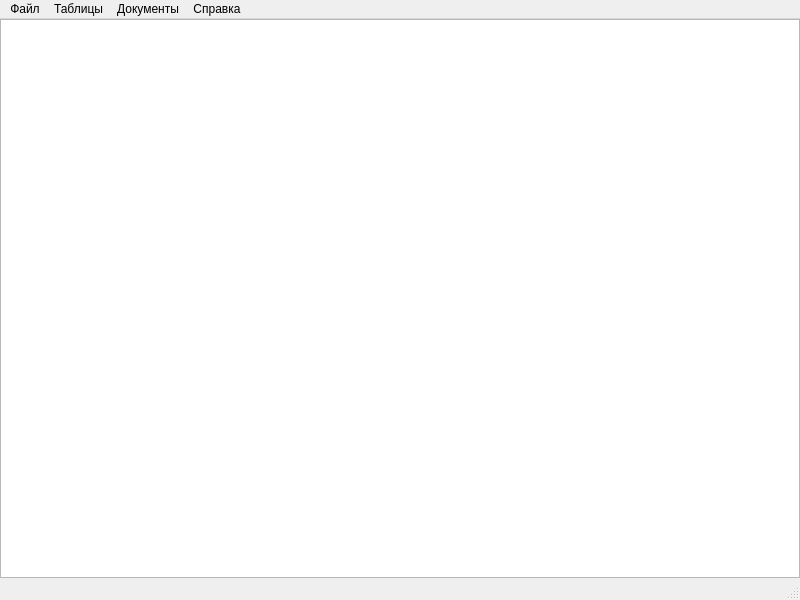
<?xml version="1.0" encoding="UTF-8"?>
<ui version="4.0">
 <class>MainWindow</class>
 <widget class="QMainWindow" name="MainWindow">
  <property name="geometry">
   <rect>
    <x>0</x>
    <y>0</y>
    <width>800</width>
    <height>600</height>
   </rect>
  </property>
  <property name="windowTitle">
   <string>MainWindow</string>
  </property>
  <widget class="QWidget" name="centralwidget">
   <property name="sizePolicy">
    <sizepolicy hsizetype="Preferred" vsizetype="Preferred">
     <horstretch>0</horstretch>
     <verstretch>0</verstretch>
    </sizepolicy>
   </property>
   <layout class="QGridLayout" name="gridLayout">
    <property name="leftMargin">
     <number>0</number>
    </property>
    <property name="topMargin">
     <number>0</number>
    </property>
    <property name="rightMargin">
     <number>0</number>
    </property>
    <property name="bottomMargin">
     <number>0</number>
    </property>
    <item row="0" column="0">
     <layout class="QVBoxLayout" name="verticalLayout">
      <property name="spacing">
       <number>2</number>
      </property>
      <item>
       <widget class="QTableView" name="tableView"/>
      </item>
     </layout>
    </item>
   </layout>
  </widget>
  <widget class="QMenuBar" name="menubar">
   <property name="geometry">
    <rect>
     <x>0</x>
     <y>0</y>
     <width>800</width>
     <height>18</height>
    </rect>
   </property>
   <widget class="QMenu" name="menu">
    <property name="title">
     <string>Файл</string>
    </property>
    <addaction name="action"/>
   </widget>
   <widget class="QMenu" name="menu_2">
    <property name="title">
     <string>Таблицы</string>
    </property>
   </widget>
   <widget class="QMenu" name="menu_3">
    <property name="title">
     <string>Документы</string>
    </property>
   </widget>
   <widget class="QMenu" name="menu_4">
    <property name="title">
     <string>Справка</string>
    </property>
    <addaction name="action_2"/>
   </widget>
   <addaction name="menu"/>
   <addaction name="menu_2"/>
   <addaction name="menu_3"/>
   <addaction name="menu_4"/>
  </widget>
  <widget class="QStatusBar" name="statusbar"/>
  <action name="action">
   <property name="text">
    <string>Выход</string>
   </property>
  </action>
  <action name="action_2">
   <property name="text">
    <string>О программе...</string>
   </property>
  </action>
 </widget>
 <resources/>
 <connections/>
</ui>
